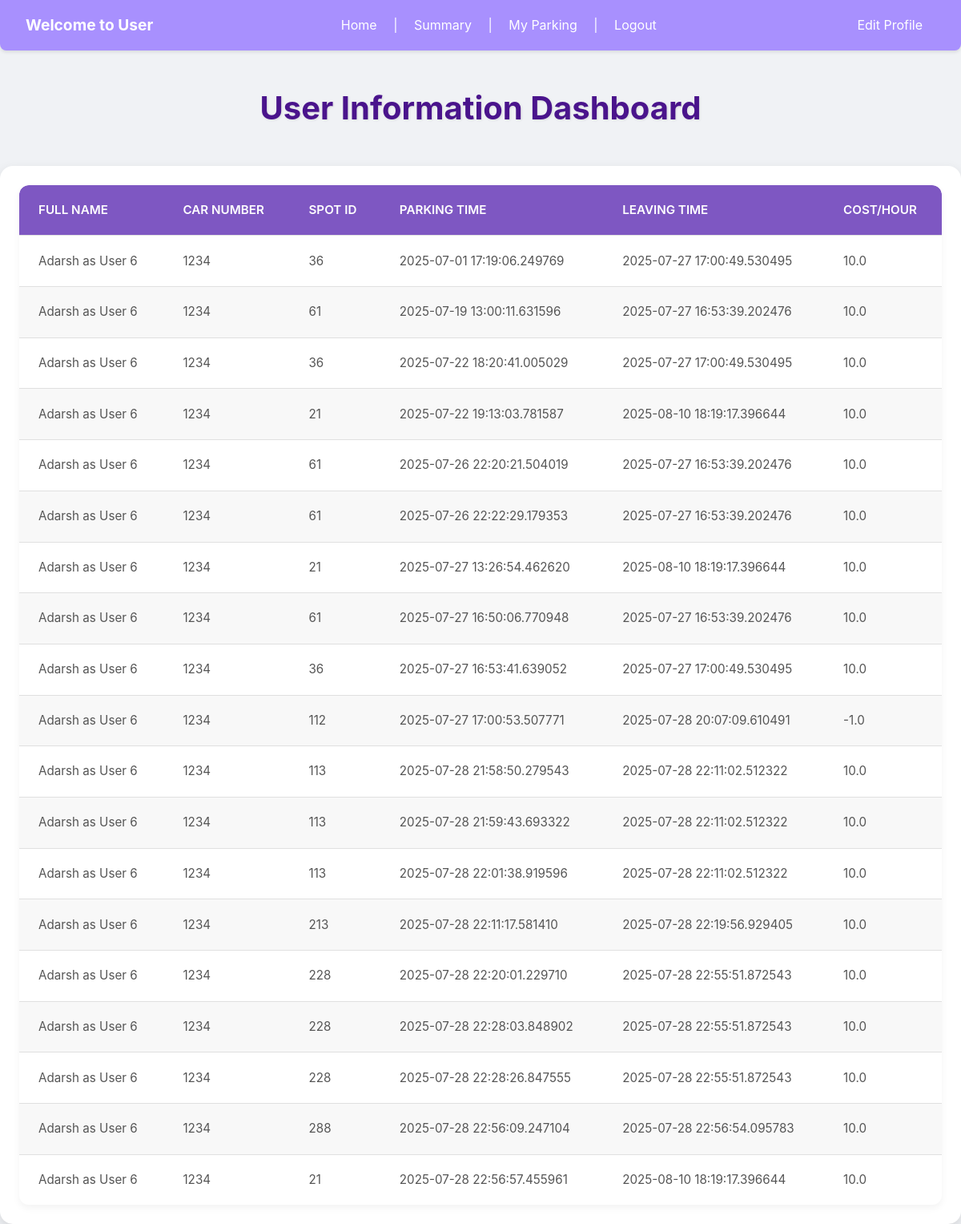
Page /user/summary (signed in) on the committed database.
### tables this page shows
CREATE TABLE reserve_spot (
            id INTEGER PRIMARY KEY AUTOINCREMENT,
            spot_id INTEGER,
            user_id INTEGER,
            parking_time TIMESTAMP,
            leaving_time TIMESTAMP,
            cost_per_hour REAL,
            FOREIGN KEY (spot_id) REFERENCES parking_spot(id),
            FOREIGN KEY (user_id) REFERENCES users(id)
        );

CREATE TABLE users (
            id INTEGER PRIMARY KEY AUTOINCREMENT,
            email TEXT UNIQUE NOT NULL,
            password TEXT NOT NULL,
            full_name TEXT,
            address TEXT,
            pin_code TEXT,
            car_number TEXT
        );

### controlers/user.py (the view)
@user_bp.route('/summary')
def summary():
    email = session['email']
    user_id = get_user_id(email)
    user_summary = get_user_summary(user_id)
    if user_summary:
        return render_template('/user/summary.html', user_summary=user_summary)

### controlers/control.py (called while the page is built)
def is_user(email):
    conn = sqlite3.connect(db_path)
    c = conn.cursor()
    c.execute('SELECT * FROM users WHERE email = ?', (email,))
    user = c.fetchone()
    conn.close()
    return user is not None

def get_user_id(email):
    conn = sqlite3.connect(db_path)
    c = conn.cursor()
    c.execute('SELECT id FROM users WHERE email = ?', (email,))
    user_id = c.fetchone()
    conn.close()
    return user_id[0] if user_id else None

def get_user_summary(user_id):
    conn = sqlite3.connect(db_path)
    c = conn.cursor()
    c.execute('''
        SELECT
            users.id AS user_id,
            users.full_name,
            users.car_number,
            reserve_spot.spot_id,
            reserve_spot.parking_time,
            reserve_spot.leaving_time,
            reserve_spot.cost_per_hour
        FROM users
        JOIN reserve_spot ON users.id = reserve_spot.user_id
        WHERE users.id = ?;

    ''', (user_id,))
    usery_summary = c.fetchall()
    conn.close()
    return usery_summary if usery_summary else None

### controlers/user.py (called while the page is built)
@user_bp.before_request
def requre_user():
    if 'email' not in session or not is_user(session['email']):
        flash("😞😞 You need to Login as user 😞😞", "error")
        return redirect(url_for('login'))

### templates/user/summary.html (shortened to what this page needs)
<!DOCTYPE html>
<html lang="en">
<head>
    <link rel="stylesheet" href="https://cdnjs.cloudflare.com/ajax/libs/font-awesome/6.0.0-beta3/css/all.min.css" xintegrity="sha512-..." />
    <link rel="stylesheet" href="{{ url_for('static', filename='all_users_info.css') }}">
</head>
<body>
    <div class="navbar">
        <div class="left">Welcome to User</div>
        <div class="center">
            <a href="/">Home</a> |
            <a href="/user/summary">Summary</a> |
            <a href="/user/parking">My Parking</a> |
            <a href="/logout">Logout</a>
        </div>
        <div class="right"><a href="/user/edit">Edit Profile</a></div>
    </div>
    <h2 class="dashboard-heading">User Information Dashboard</h2>
    <div class="table-container">
        <table>
            <thead>
                <tr>
                    <th>Full Name</th>
                    <th>Car Number</th>
                    <th>Spot ID</th>
                    <th>Parking Time</th>
                    <th>Leaving Time</th>
                    <th>Cost/Hour</th>
                </tr>
            </thead>
            <tbody>
                {% for record in user_summary %}
                <tr>
                    <td>{{ record[1] }}</td>
                    <td>{{ record[2] }}</td>
                    <td>{{ record[3] }}</td>
                    <td>{{ record[4] }}</td>
                    <td>{{ record[5] }}</td>
                    <td>{{ record[6] }}</td>
                </tr>
                {% endfor %}
            </tbody>
        </table>
    </div>
</body>
</html>

### static/all_users_info.css (style rules this page uses)
body { font-family: 'Inter', sans-serif; margin: 0; padding: 0; background-color: #f0f2f5; color: #333; line-height: 1.6; overflow-x: hidden; }
.navbar { display: flex; justify-content: space-between; align-items: center; background-color: #a890fe; padding: 1rem 2rem; color: #fff; box-shadow: 0 2px 4px rgba(0, 0, 0, 0.1); flex-wrap: wrap; border-bottom-left-radius: 8px; border-bottom-right-radius: 8px; }
.navbar .left { font-weight: bold; font-size: 1.2rem; margin-right: 1rem; }
.navbar .center { flex-grow: 1; text-align: center; }
.navbar .right { margin-left: 1rem; }
.navbar a { color: #fff; text-decoration: none; padding: 0.5rem 1rem; transition: background-color 0.3s ease, border-radius 0.3s ease; border-radius: 5px; }
.dashboard-heading { text-align: center; color: #4a148c; margin-top: 2.5rem; margin-bottom: 2.5rem; font-size: 2.5rem; font-weight: 700; text-shadow: 1px 1px 3px rgba(0, 0, 0, 0.1); }
.table-container { padding: 1.5rem; max-width: 1200px; margin: 0 auto; background-color: #fff; border-radius: 16px; box-shadow: 0 6px 15px rgba(0, 0, 0, 0.12); overflow-x: auto; }
table { width: 100%; border-collapse: collapse; border-radius: 12px; overflow: hidden; box-shadow: 0 4px 10px rgba(0, 0, 0, 0.05); }
th, td { padding: 1.2rem 1.5rem; text-align: left; border-bottom: 1px solid #e0e0e0; }
th { background-color: #7e57c2; color: #fff; font-weight: 600; text-transform: uppercase; font-size: 0.95rem; }
th:first-child { border-top-left-radius: 12px; }
th:last-child { border-top-right-radius: 12px; }
tbody tr:last-child td { border-bottom: none; }
tbody tr:nth-child(even) { background-color: #f8f8f8; }
td { color: #555; font-size: 0.95rem; }

### rows in the picture
reserve_spot: full_name "Adarsh as User 6", car_number "1234", spot "36", parking_time "2025-07-01 17:19:06.249769", leaving_time "2025-07-27 17:00:49.530495", cost_per_hour "10.0"
reserve_spot: full_name "Adarsh as User 6", car_number "1234", spot "61", parking_time "2025-07-19 13:00:11.631596", leaving_time "2025-07-27 16:53:39.202476", cost_per_hour "10.0"
reserve_spot: full_name "Adarsh as User 6", car_number "1234", spot "36", parking_time "2025-07-22 18:20:41.005029", leaving_time "2025-07-27 17:00:49.530495", cost_per_hour "10.0"
reserve_spot: full_name "Adarsh as User 6", car_number "1234", spot "21", parking_time "2025-07-22 19:13:03.781587", leaving_time "2025-08-10 18:19:17.396644", cost_per_hour "10.0"
reserve_spot: full_name "Adarsh as User 6", car_number "1234", spot "61", parking_time "2025-07-26 22:20:21.504019", leaving_time "2025-07-27 16:53:39.202476", cost_per_hour "10.0"
reserve_spot: full_name "Adarsh as User 6", car_number "1234", spot "61", parking_time "2025-07-26 22:22:29.179353", leaving_time "2025-07-27 16:53:39.202476", cost_per_hour "10.0"
reserve_spot: full_name "Adarsh as User 6", car_number "1234", spot "21", parking_time "2025-07-27 13:26:54.462620", leaving_time "2025-08-10 18:19:17.396644", cost_per_hour "10.0"
reserve_spot: full_name "Adarsh as User 6", car_number "1234", spot "61", parking_time "2025-07-27 16:50:06.770948", leaving_time "2025-07-27 16:53:39.202476", cost_per_hour "10.0"
reserve_spot: full_name "Adarsh as User 6", car_number "1234", spot "36", parking_time "2025-07-27 16:53:41.639052", leaving_time "2025-07-27 17:00:49.530495", cost_per_hour "10.0"
reserve_spot: full_name "Adarsh as User 6", car_number "1234", spot "112", parking_time "2025-07-27 17:00:53.507771", leaving_time "2025-07-28 20:07:09.610491", cost_per_hour "-1.0"
reserve_spot: full_name "Adarsh as User 6", car_number "1234", spot "113", parking_time "2025-07-28 21:58:50.279543", leaving_time "2025-07-28 22:11:02.512322", cost_per_hour "10.0"
reserve_spot: full_name "Adarsh as User 6", car_number "1234", spot "113", parking_time "2025-07-28 21:59:43.693322", leaving_time "2025-07-28 22:11:02.512322", cost_per_hour "10.0"
reserve_spot: full_name "Adarsh as User 6", car_number "1234", spot "113", parking_time "2025-07-28 22:01:38.919596", leaving_time "2025-07-28 22:11:02.512322", cost_per_hour "10.0"
reserve_spot: full_name "Adarsh as User 6", car_number "1234", spot "213", parking_time "2025-07-28 22:11:17.581410", leaving_time "2025-07-28 22:19:56.929405", cost_per_hour "10.0"
reserve_spot: full_name "Adarsh as User 6", car_number "1234", spot "228", parking_time "2025-07-28 22:20:01.229710", leaving_time "2025-07-28 22:55:51.872543", cost_per_hour "10.0"
reserve_spot: full_name "Adarsh as User 6", car_number "1234", spot "228", parking_time "2025-07-28 22:28:03.848902", leaving_time "2025-07-28 22:55:51.872543", cost_per_hour "10.0"
reserve_spot: full_name "Adarsh as User 6", car_number "1234", spot "228", parking_time "2025-07-28 22:28:26.847555", leaving_time "2025-07-28 22:55:51.872543", cost_per_hour "10.0"
reserve_spot: full_name "Adarsh as User 6", car_number "1234", spot "288", parking_time "2025-07-28 22:56:09.247104", leaving_time "2025-07-28 22:56:54.095783", cost_per_hour "10.0"
reserve_spot: full_name "Adarsh as User 6", car_number "1234", spot "21", parking_time "2025-07-28 22:56:57.455961", leaving_time "2025-08-10 18:19:17.396644", cost_per_hour "10.0"
